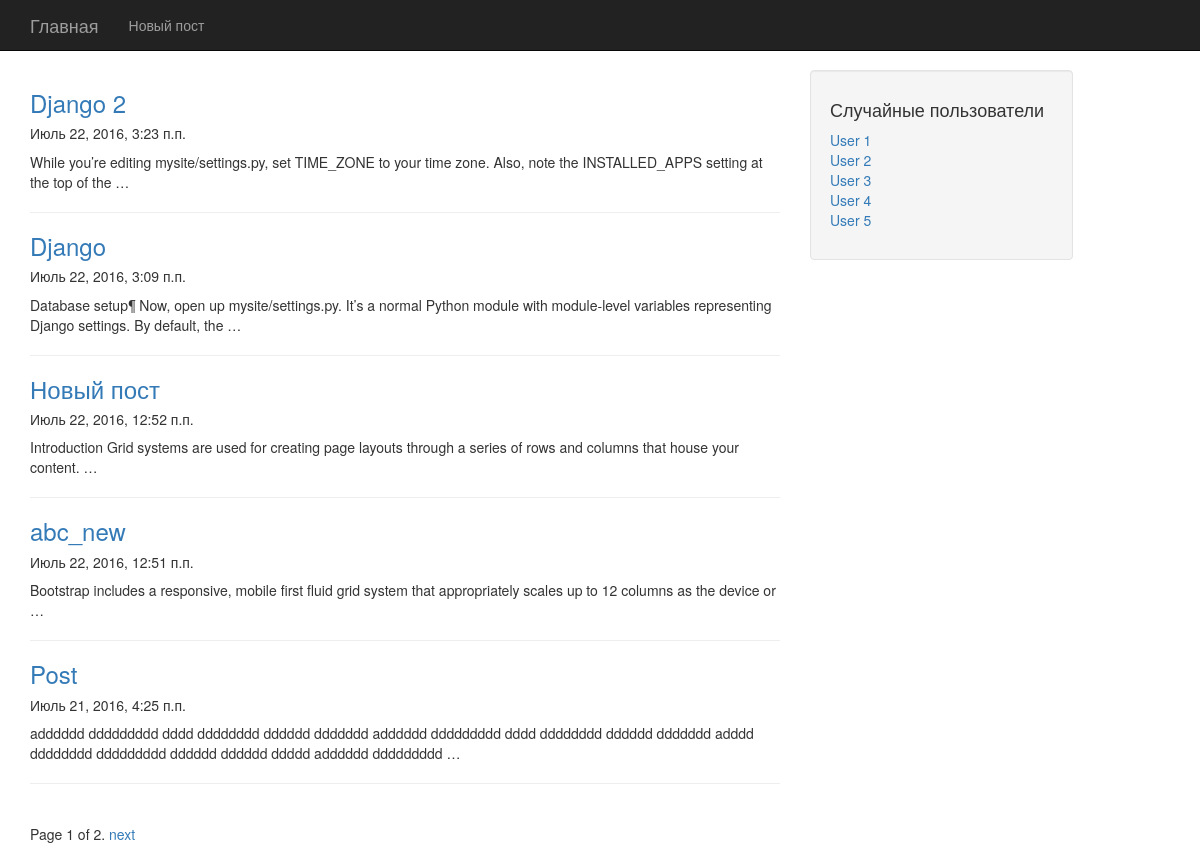
The app's page / (signed in), older data.
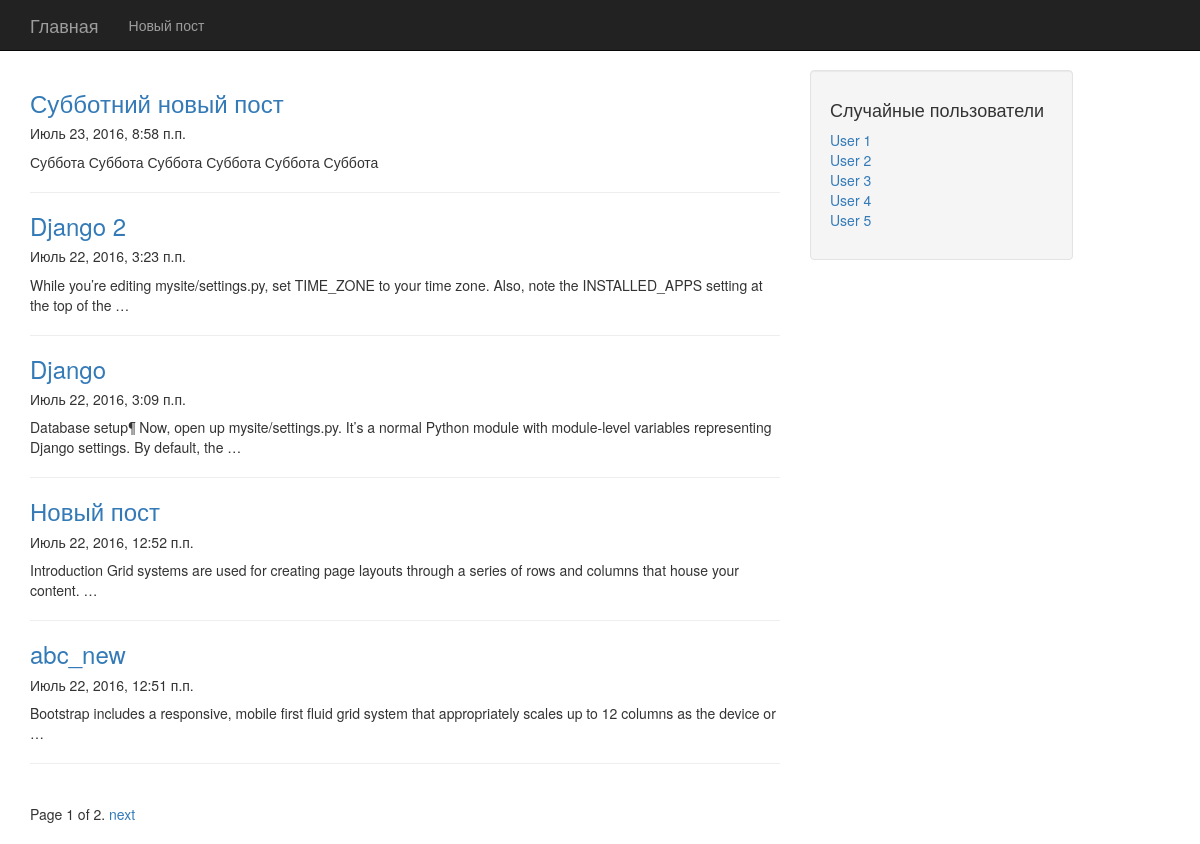
The same page, newer data.
### posts/models.py (models this page shows, shortened)
class Post(models.Model):
    title = models.CharField(max_length=150)
    content = models.TextField()
    image = models.ImageField(upload_to='images', blank=True)
    video = models.URLField(blank=True)
    created = models.DateTimeField(auto_now=False, auto_now_add=True)
    updated = models.DateTimeField(auto_now=True, auto_now_add=False)
    author = models.ForeignKey(User)
    class Meta:
        ordering = ['-created']
    def get_absolute_url(self):
        return reverse("post_detail", kwargs={"id": self.id})

### posts/views.py (the view)
# urls.py: url(r'^$', post_list),
def post_list(request):
    queryset_list = []
    if request.user.is_authenticated():
        queryset_list = Post.objects.all()
    paginator = Paginator(queryset_list, 5)
    page = request.GET.get('page')
    try:
        queryset = paginator.page(page)
    except PageNotAnInteger:
        queryset = paginator.page(1)
    except EmptyPage:
        queryset = paginator.page(paginator.num_pages)
    context = {
        "post_list": queryset
    }
    return render(request, "post_list.html", context)

### templates/post_list.html (shortened to what this page needs)
{% extends "base.html" %}
{% block content %}
    {% for post in post_list %}
        <h3><a href="{{ post.get_absolute_url }}">{{ post.title }}</a></h3>
        <h5>{{ post.created }}</h5>
        <p>{{ post.content|truncatewords:20 }}</p>
        <hr>
    {% endfor %}
    <div class="pagination">
    <span class="step-links">
        <span class="current">
            Page {{ post_list.number }} of {{ post_list.paginator.num_pages }}.
        </span>
        {% if post_list.has_next %}
            <a href="?page={{ post_list.next_page_number }}{% if request.GET.q %}&q={{ request.GET.q }}{% endif %}">next</a>
        {% endif %}
    </span>
    </div>
{% endblock content %}

Row changes from the older to the newer data that the page shows:
no longer on this page (row unchanged): Post: title "Post", created "Июль 21, 2016, 4:25 п.п.", content "adddddd ddddddddd dddd dddddddd dddddd ddddddd adddddd ddddddddd dddd dddddddd dddddd ddddddd adddd dddddddd ddddddddd dddddd dddddd ddddd adddddd ddddddddd …"
added Post: title "Субботний новый пост", created "Июль 23, 2016, 8:58 п.п.", content "Суббота Суббота Суббота Суббота Суббота Суббота"
